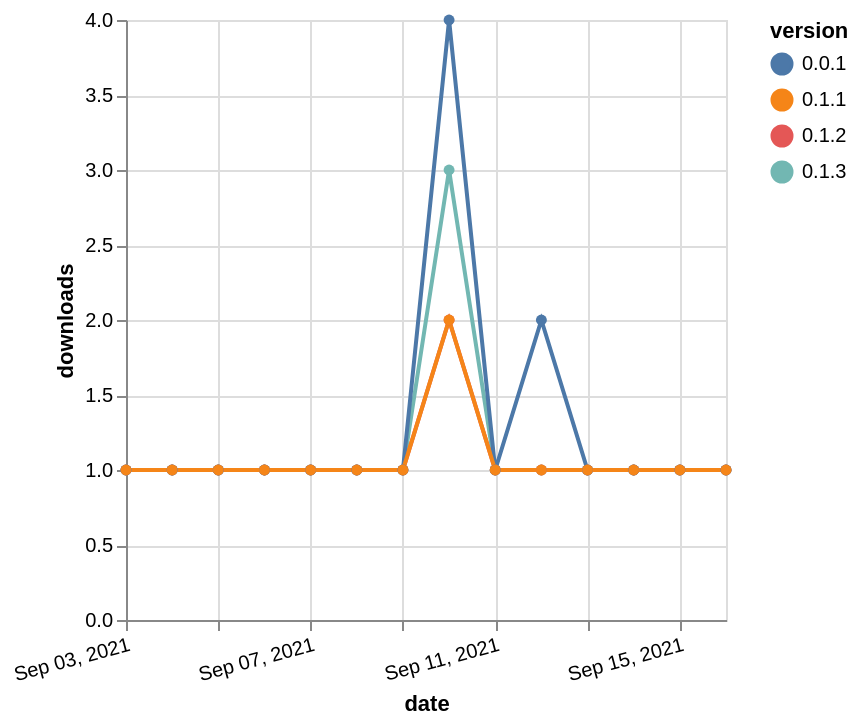

Here is the Vega-Lite specification saved for this chart:
### Vega-Lite specification from a JSON file in a GitHub repository (floating-point values rounded to 4 significant figures)
{"$schema": "https://vega.github.io/schema/vega-lite/v5.json", "description": "A simple bar chart with embedded data.", "data": {"values": [{"date": "2021-09-03", "total": 249, "delta": 1, "version": "0.1.3"}, {"date": "2021-09-04", "total": 250, "delta": 1, "version": "0.1.3"}, {"date": "2021-09-05", "total": 251, "delta": 1, "version": "0.1.3"}, {"date": "2021-09-06", "total": 252, "delta": 1, "version": "0.1.3"}, {"date": "2021-09-07", "total": 253, "delta": 1, "version": "0.1.3"}, {"date": "2021-09-08", "total": 254, "delta": 1, "version": "0.1.3"}, {"date": "2021-09-09", "total": 255, "delta": 1, "version": "0.1.3"}, {"date": "2021-09-10", "total": 258, "delta": 3, "version": "0.1.3"}, {"date": "2021-09-11", "total": 259, "delta": 1, "version": "0.1.3"}, {"date": "2021-09-12", "total": 260, "delta": 1, "version": "0.1.3"}, {"date": "2021-09-13", "total": 261, "delta": 1, "version": "0.1.3"}, {"date": "2021-09-14", "total": 262, "delta": 1, "version": "0.1.3"}, {"date": "2021-09-15", "total": 263, "delta": 1, "version": "0.1.3"}, {"date": "2021-09-16", "total": 264, "delta": 1, "version": "0.1.3"}, {"date": "2021-09-03", "total": 188, "delta": 1, "version": "0.1.2"}, {"date": "2021-09-04", "total": 189, "delta": 1, "version": "0.1.2"}, {"date": "2021-09-05", "total": 190, "delta": 1, "version": "0.1.2"}, {"date": "2021-09-06", "total": 191, "delta": 1, "version": "0.1.2"}, {"date": "2021-09-07", "total": 192, "delta": 1, "version": "0.1.2"}, {"date": "2021-09-08", "total": 193, "delta": 1, "version": "0.1.2"}, {"date": "2021-09-09", "total": 194, "delta": 1, "version": "0.1.2"}, {"date": "2021-09-10", "total": 196, "delta": 2, "version": "0.1.2"}, {"date": "2021-09-11", "total": 197, "delta": 1, "version": "0.1.2"}, {"date": "2021-09-12", "total": 198, "delta": 1, "version": "0.1.2"}, {"date": "2021-09-13", "total": 199, "delta": 1, "version": "0.1.2"}, {"date": "2021-09-14", "total": 200, "delta": 1, "version": "0.1.2"}, {"date": "2021-09-15", "total": 201, "delta": 1, "version": "0.1.2"}, {"date": "2021-09-16", "total": 202, "delta": 1, "version": "0.1.2"}, {"date": "2021-09-03", "total": 517, "delta": 1, "version": "0.0.1"}, {"date": "2021-09-04", "total": 518, "delta": 1, "version": "0.0.1"}, {"date": "2021-09-05", "total": 519, "delta": 1, "version": "0.0.1"}, {"date": "2021-09-06", "total": 520, "delta": 1, "version": "0.0.1"}, {"date": "2021-09-07", "total": 521, "delta": 1, "version": "0.0.1"}, {"date": "2021-09-08", "total": 522, "delta": 1, "version": "0.0.1"}, {"date": "2021-09-09", "total": 523, "delta": 1, "version": "0.0.1"}, {"date": "2021-09-10", "total": 527, "delta": 4, "version": "0.0.1"}, {"date": "2021-09-11", "total": 528, "delta": 1, "version": "0.0.1"}, {"date": "2021-09-12", "total": 530, "delta": 2, "version": "0.0.1"}, {"date": "2021-09-13", "total": 531, "delta": 1, "version": "0.0.1"}, {"date": "2021-09-14", "total": 532, "delta": 1, "version": "0.0.1"}, {"date": "2021-09-15", "total": 533, "delta": 1, "version": "0.0.1"}, {"date": "2021-09-16", "total": 534, "delta": 1, "version": "0.0.1"}, {"date": "2021-09-03", "total": 187, "delta": 1, "version": "0.1.1"}, {"date": "2021-09-04", "total": 188, "delta": 1, "version": "0.1.1"}, {"date": "2021-09-05", "total": 189, "delta": 1, "version": "0.1.1"}, {"date": "2021-09-06", "total": 190, "delta": 1, "version": "0.1.1"}, {"date": "2021-09-07", "total": 191, "delta": 1, "version": "0.1.1"}, {"date": "2021-09-08", "total": 192, "delta": 1, "version": "0.1.1"}, {"date": "2021-09-09", "total": 193, "delta": 1, "version": "0.1.1"}, {"date": "2021-09-10", "total": 195, "delta": 2, "version": "0.1.1"}, {"date": "2021-09-11", "total": 196, "delta": 1, "version": "0.1.1"}, {"date": "2021-09-12", "total": 197, "delta": 1, "version": "0.1.1"}, {"date": "2021-09-13", "total": 198, "delta": 1, "version": "0.1.1"}, {"date": "2021-09-14", "total": 199, "delta": 1, "version": "0.1.1"}, {"date": "2021-09-15", "total": 200, "delta": 1, "version": "0.1.1"}, {"date": "2021-09-16", "total": 201, "delta": 1, "version": "0.1.1"}]}, "width": "container", "mark": {"type": "line", "point": {"filled": true}}, "encoding": {"x": {"field": "date", "type": "temporal", "timeUnit": "yearmonthdate", "title": "date", "axis": {"labelAngle": -15}}, "y": {"field": "delta", "type": "quantitative", "title": "downloads"}, "color": {"field": "version", "type": "nominal"}, "tooltip": {"field": "delta"}}}
